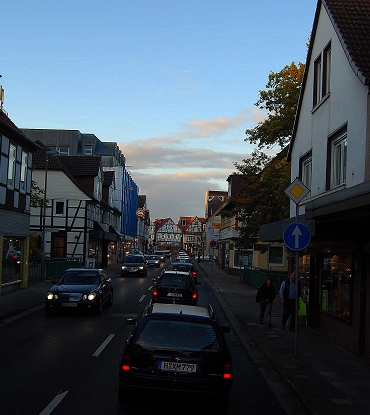
//> input picture pic/cars.jpg, 370 x 415 px
$ ./main   (built with g++ and OpenCV 4)
//> lines starting //> are read from the running program, lines starting //| are printed output that depends on the picture
### include/my_lime.h
//
// Created by yephiu on 2023/5/13.
//

#ifndef FT_COMPETITION_MY_LIME_H
#define FT_COMPETITION_MY_LIME_H

#include <iostream>
#include <opencv2/opencv.hpp>

using namespace cv;
using namespace std;


//#define NEON_ON
#define NEON_OFF

Mat enhance(Mat L);


#endif //FT_COMPETITION_MY_LIME_H

### src/my_lime.cpp
//
// Created by yephiu on 2023/5/13.
//

#include "my_lime.h"
#include <string>
#include <opencv2/imgproc.hpp>


using namespace cv;
using namespace std;

/**
 * 计算图像在各个方向上的梯度
 * @param t 输入的照度图
 * @param hat_t 输入的估计照度图
 * @param x X方向
 * @param y y方向
 * @param dx x方向上的微分
 * @param dy y方向上的微分
 * @return
 */
float computeGradient(const Mat &t, const Mat &hat_t, int x, int y, int dx, int dy)
{

    if (x + dx < 0 || x + dx >= t.cols || y + dy < 0 || y + dy >= t.rows)
    {
        return 0.0f;
    }
    float gradient = (t.at<float>(y + dy, x + dx) - t.at<float>(y, x)) * (hat_t.at<float>(y + dy, x + dx) - hat_t.at<float>(y, x));
    return gradient;
}

/**
 * 计算优化照度图
 * @param t 照度图
 * @param num_iterations 卷积次数
 * @param alpha 系数
 * @return
 */
Mat computeOptimizedIllumination(const Mat &t, int num_iterations = 100, float alpha = 0.01)
{
    Mat hat_t = t.clone();

    for (int iter = 0; iter < num_iterations; ++iter)
    {
        for (int y = 0; y < t.rows; ++y)
        {
            for (int x = 0; x < t.cols; ++x)
            {
                float gradient = 0.0f;
                for (int dy = -1; dy <= 1; ++dy)
                {
                    for (int dx = -1; dx <= 1; ++dx)
                    {
                        if (dx == 0 && dy == 0) continue;
                        gradient += computeGradient(t, hat_t, x, y, dx, dy);
                    }
                }

                hat_t.at<float>(y, x) += alpha * gradient;
            }
        }
    }

    return hat_t;
}

/**
 * 照度图计算
 * @param src 输入图像
 * @param filter_size 均值滤波系数
 * @return
 */
Mat Illu_Map(Mat src,int filter_size)
{
    int rows = src.size().height;
    int cols = src.size().width;

    src.convertTo(src,CV_32FC3);
    Mat temp=Mat::zeros(src.size(),CV_32FC1);

    for (int i = 0; i < rows; i++) {
        for (int j = 0; j < cols; j++) {
            temp.at<float>(i,j)= max(src.at<Vec3f>(i,j).val[0],max(src.at<Vec3f>(i,j).val[1],src.at<Vec3f>(i,j).val[2]));
        }
    }

    normalize(temp, temp, 0, 1, NORM_MINMAX, CV_32F);

    Mat kernel = Mat::ones(filter_size, filter_size, CV_32F) / (float)(filter_size * filter_size);
    filter2D(temp, temp, -1, kernel, Point(-1, -1), 0, BORDER_REPLICATE);
    return temp;
}

/**
 * 期望回复图像计算
 * @param L 原图
 * @param T_hat 优化后的照度图
 * @return
 */
Mat Recover(Mat L,Mat T_hat)
{
    const float epsilon = 0.01f;
    L.convertTo(L,CV_32FC3);
    int rows = L.size().height;
    int cols = L.size().width;
    Mat res=Mat::zeros(L.size(),CV_32FC3);

    for (int i = 0; i < rows;i++) {
        for (int j = 0; j < cols; j++) {
            for (int k = 0; k < 3; k++) {
                res.at<Vec3f>(i,j).val[k]=L.at<Vec3f>(i,j).val[k]/(T_hat.at<float>(i,j)+epsilon);
            }
        }
    }

    normalize(res, res, 0, 1, NORM_MINMAX, CV_32F);
    return res;
}

/**
 * 对优化后的找照度图进行gamma变换
 * @param srcImage 待变换图像
 * @param dstImage 变换后图像的储存位置
 * @param gamma gamma系数
 */
void GammaTransform(const Mat& srcImage,Mat& dstImage,double gamma)
{
    Mat inputFloatImage;
    srcImage.convertTo(inputFloatImage,CV_32F);
    cv::pow(inputFloatImage,gamma,dstImage);
}


/**
 * 实现LIME图像增强
 * @param L 输入图像
 * @return 增强好的图像
 */
Mat enhance(Mat L)
{
    double  begin,end,ret;

    int rows = L.size().height;
    int cols = L.size().width;

    Mat T_hat=Mat::zeros(L.size(),CV_32FC1);
    Mat T_refine=Mat::zeros(L.size(),CV_32FC1);
    Mat res=Mat::zeros(L.size(),CV_32FC3);

    L.convertTo(L,CV_32FC3);


    T_hat=Illu_Map(L,10);


    T_refine=computeOptimizedIllumination(T_hat);


    Mat R=Mat::zeros(L.size(),CV_32FC3);
    R=Recover(L,T_refine);


    Mat T_Gamma=Mat::zeros(L.size(),CV_32F);
    GammaTransform(T_refine,T_Gamma,0.5);


    for (int i = 0; i < rows;i++) {
        for (int j = 0; j < cols; j++) {
            for (int k = 0; k < 3; k++) {
                res.at<Vec3f>(i, j).val[k] = R.at<Vec3f>(i, j).val[k] * T_Gamma.at<float>(i, j);
            }
        }
    }

    //归一化
    normalize(res, res, 0, 1, NORM_MINMAX, CV_32F);
    res.convertTo(res,CV_32FC3,2.0,0.2);
    res.convertTo(res,CV_8UC3,255);

    return res;
}

### main.cpp
#include <opencv2/core/core.hpp>
#include <opencv2/highgui/highgui.hpp>

#include <my_lime.h>


using namespace cv;
using namespace std;


int main()
{
    Mat img_in;
    img_in = imread("../pic/cars.jpg");
//> img_in is the input picture: 415 rows x 370 cols, CV_8UC3; mean B, G, R 93.1, 81, 67.6

    Mat img_out;

    img_out=enhance(img_in);
//> after the loop in Illu_Map, `for (int i = 0; i < rows; i++)`:
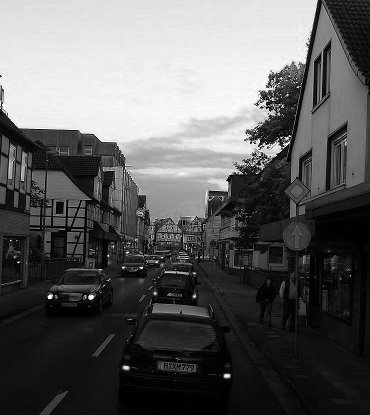
//> temp: 415 rows x 370 cols, CV_32FC1; min 0, max 255, mean 95.2
//> in Illu_Map, `filter2D(temp, temp, -1, kernel, Point(-1, -1), 0, BORDER_REPLICATE);`:
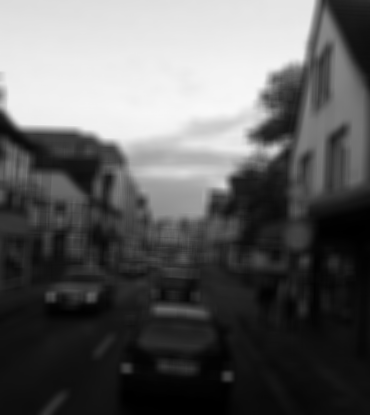
//> temp: 415 rows x 370 cols, CV_32FC1; min 0.000627, max 0.974, mean 0.375
//> after the loop in Recover, `for (int i = 0; i < rows;i++)`:
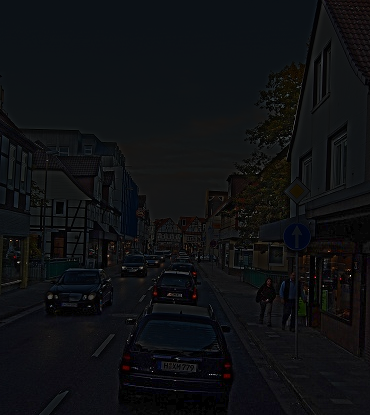
//> res: 415 rows x 370 cols, CV_32FC3; mean B, G, R 214.8, 188.4, 172.5; drawn with min black and max white
//> in enhance, `GammaTransform(T_refine,T_Gamma,0.5);`:
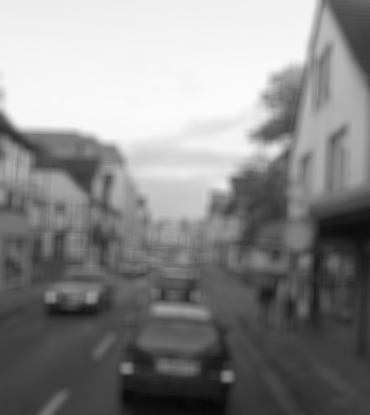
//> T_Gamma: 415 rows x 370 cols, CV_32FC1; min 0.0251, max 0.987, mean 0.537
//> after the loop in enhance, `for (int i = 0; i < rows;i++)`:
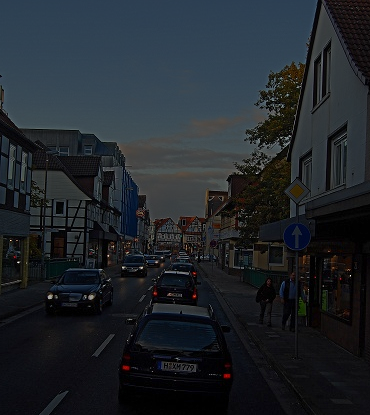
//> res: 415 rows x 370 cols, CV_32FC3; mean B, G, R 0.0435, 0.0382, 0.0331; drawn with min black and max white
//> in enhance, `res.convertTo(res,CV_8UC3,255);`:
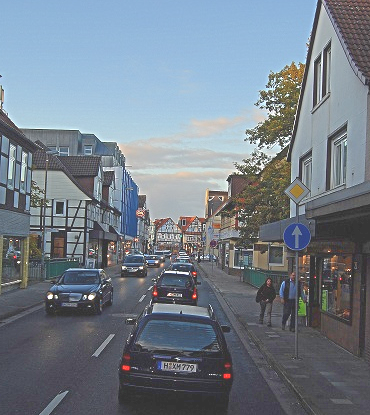
//> res: 415 rows x 370 cols, CV_8UC3; mean B, G, R 138.2, 127.5, 117.2

    imshow("src",img_in);
    imshow("enhance by LIME",img_out);
    waitKey(0);
    return 0;
}
